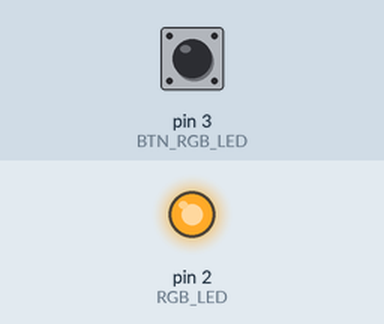
A sketch run on a simulated Arduino Uno, built with avr-gcc and run on an emulated ATmega328P. On the bench: output pins drawn as LEDs (lit = HIGH). Inputs (shaded band) come from the test bench; at power-on: pin 3 (BTN_RGB_LED) HIGH.

Above: at 1.2 s.
1.3 s: pin 3 (BTN_RGB_LED) pulled LOW for 0.15 s
At 1.4 s:
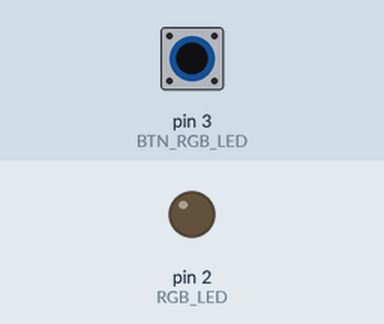
3.0 s: pin 3 (BTN_RGB_LED) pulled LOW for 3.2 s
At 6.7 s:
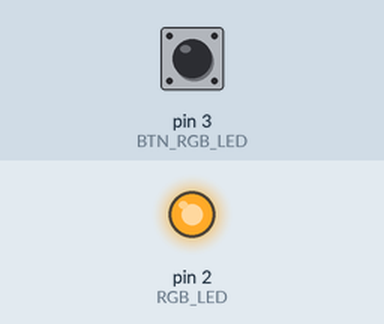
Timing chart, 0 to 8.2 s (numbered marks = the images above; inputs shaded):
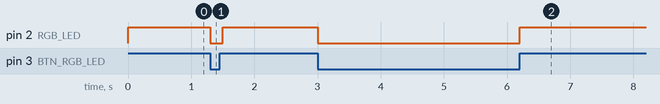

The sketch:

step_0.ino
```cpp
#define BTN_RGB_LED 3
#define RGB_LED 2

void setup() {
  // put your setup code here, to run once:
  Serial.begin(9600);
  pinMode(RGB_LED, OUTPUT);
  pinMode(BTN_RGB_LED, INPUT_PULLUP);
}

void loop() {
  digitalWrite(RGB_LED, digitalRead(BTN_RGB_LED));
  delay(100);
}
```

Measured:
- after the input at 1.3 s, pin 2 (RGB_LED): HIGH → LOW at once, → HIGH 0.20 s later
- after the input at 3.0 s, pin 2 (RGB_LED): HIGH → LOW at once, → HIGH 3.2 s later
